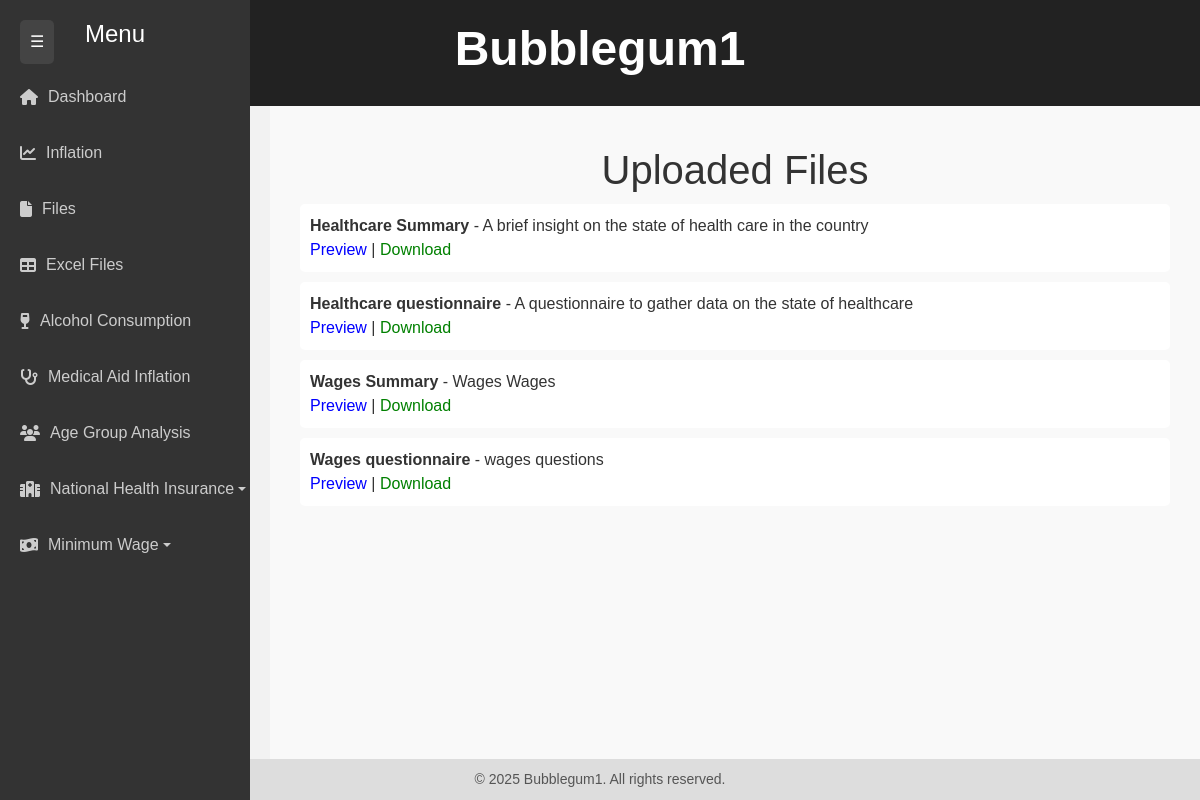
Screenshot of /files/ with the database file from the repository.
### file_manager/models.py (models this page shows, shortened)
class File(models.Model):
    name = models.CharField(max_length=255, unique=True)  # File name
    file = models.FileField(upload_to='uploads/')  # Upload path
    description = models.TextField(blank=True, null=True)  # Optional description
    uploaded_at = models.DateTimeField(auto_now_add=True)  # Automatically set upload date

### file_manager/views.py (the view)
# urls.py: path('files/', file_list, name='file_list'),
def file_list(request):
    files = File.objects.all()
    return render(request, 'files.html', {'files': files})

### file_manager/templates/files.html (shortened to what this page needs)
{% extends 'base.html' %}
{% block content %}
<!DOCTYPE html>
<html>
<head>
</head>
<body style="background-color: #f2f2f2; color: #333; font-family: Arial, sans-serif;">
    <h1 style="text-align: center;">Uploaded Files</h1>
    <ul style="list-style: none; padding: 0;">
        {% for file in files %}
            <li style="background: white; padding: 10px; margin: 10px; border-radius: 5px;">
                <strong>{{ file.name }}</strong> - {{ file.description }}
                <br>
                <a href="{{ file.file.url }}" target="_blank" style="color: blue; text-decoration: none;">Preview</a> |
                <a href="{{ file.file.url }}" download style="color: green; text-decoration: none;">Download</a>
            </li>
        {% endfor %}
    </ul>
</body>
</html>
{% endblock %}

### file_manager/templates/base.html (style rules this page uses)
html, body { height: 100%; margin: 0; display: flex; flex-direction: column; }
body { background-color: #e6e6e6; font-family: 'Arial', sans-serif; color: #333; }

### rows the page displays
File: name "Healthcare Summary", description "A brief insight on the state of health care in the country"
File: name "Healthcare questionnaire", description "A questionnaire to gather data on the state of healthcare"
File: name "Wages Summary", description "Wages Wages"
File: name "Wages questionnaire", description "wages questions"
